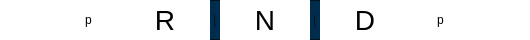
<?xml version="1.0" encoding="UTF-8"?>
<ui version="4.0">
 <class>gearProWidget</class>
 <widget class="QWidget" name="gearProWidget">
  <property name="geometry">
   <rect>
    <x>0</x>
    <y>0</y>
    <width>530</width>
    <height>40</height>
   </rect>
  </property>
  <property name="windowTitle">
   <string>Form</string>
  </property>
  <property name="styleSheet">
   <string notr="true">QWidget#gearProWidget{
	background-color: transparent;
}</string>
  </property>
  <layout class="QHBoxLayout" name="horizontalLayout">
   <property name="spacing">
    <number>0</number>
   </property>
   <property name="leftMargin">
    <number>0</number>
   </property>
   <property name="topMargin">
    <number>0</number>
   </property>
   <property name="rightMargin">
    <number>0</number>
   </property>
   <property name="bottomMargin">
    <number>0</number>
   </property>
   <item>
    <spacer name="horizontalSpacer_3">
     <property name="orientation">
      <enum>Qt::Horizontal</enum>
     </property>
     <property name="sizeHint" stdset="0">
      <size>
       <width>90</width>
       <height>20</height>
      </size>
     </property>
    </spacer>
   </item>
   <item>
    <widget class="QLabel" name="brake1">
     <property name="text">
      <string>p</string>
     </property>
    </widget>
   </item>
   <item>
    <spacer name="horizontalSpacer">
     <property name="orientation">
      <enum>Qt::Horizontal</enum>
     </property>
     <property name="sizeType">
      <enum>QSizePolicy::Fixed</enum>
     </property>
     <property name="sizeHint" stdset="0">
      <size>
       <width>28</width>
       <height>20</height>
      </size>
     </property>
    </spacer>
   </item>
   <item>
    <widget class="QLabel" name="gear_R">
     <property name="minimumSize">
      <size>
       <width>90</width>
       <height>40</height>
      </size>
     </property>
     <property name="maximumSize">
      <size>
       <width>90</width>
       <height>40</height>
      </size>
     </property>
     <property name="font">
      <font>
       <pointsize>21</pointsize>
      </font>
     </property>
     <property name="styleSheet">
      <string notr="true"/>
     </property>
     <property name="text">
      <string>R</string>
     </property>
     <property name="alignment">
      <set>Qt::AlignCenter</set>
     </property>
    </widget>
   </item>
   <item>
    <widget class="QLabel" name="lineSpace1">
     <property name="styleSheet">
      <string notr="true">color: rgb(0,18,31);
background-color: rgb(0, 44, 77);
border-top:1px solid rgb(0,18,31);
border-bottom:1px solid rgb(0,18,31);
</string>
     </property>
     <property name="text">
      <string>|</string>
     </property>
    </widget>
   </item>
   <item>
    <widget class="QLabel" name="gear_N">
     <property name="minimumSize">
      <size>
       <width>90</width>
       <height>40</height>
      </size>
     </property>
     <property name="maximumSize">
      <size>
       <width>90</width>
       <height>40</height>
      </size>
     </property>
     <property name="font">
      <font>
       <pointsize>21</pointsize>
      </font>
     </property>
     <property name="styleSheet">
      <string notr="true"/>
     </property>
     <property name="text">
      <string>N</string>
     </property>
     <property name="alignment">
      <set>Qt::AlignCenter</set>
     </property>
    </widget>
   </item>
   <item>
    <widget class="QLabel" name="lineSpace2">
     <property name="styleSheet">
      <string notr="true">color: rgb(0,18,31);
background-color: rgb(0, 44, 77);
border-top:1px solid rgb(0,18,31);
border-bottom:1px solid rgb(0,18,31);
</string>
     </property>
     <property name="text">
      <string>|</string>
     </property>
    </widget>
   </item>
   <item>
    <widget class="QLabel" name="gear_D">
     <property name="minimumSize">
      <size>
       <width>90</width>
       <height>40</height>
      </size>
     </property>
     <property name="maximumSize">
      <size>
       <width>90</width>
       <height>40</height>
      </size>
     </property>
     <property name="font">
      <font>
       <pointsize>21</pointsize>
      </font>
     </property>
     <property name="styleSheet">
      <string notr="true"/>
     </property>
     <property name="text">
      <string>D</string>
     </property>
     <property name="alignment">
      <set>Qt::AlignCenter</set>
     </property>
    </widget>
   </item>
   <item>
    <spacer name="horizontalSpacer_2">
     <property name="orientation">
      <enum>Qt::Horizontal</enum>
     </property>
     <property name="sizeType">
      <enum>QSizePolicy::Fixed</enum>
     </property>
     <property name="sizeHint" stdset="0">
      <size>
       <width>27</width>
       <height>20</height>
      </size>
     </property>
    </spacer>
   </item>
   <item>
    <widget class="QLabel" name="brake2">
     <property name="text">
      <string>p</string>
     </property>
    </widget>
   </item>
   <item>
    <spacer name="horizontalSpacer_4">
     <property name="orientation">
      <enum>Qt::Horizontal</enum>
     </property>
     <property name="sizeHint" stdset="0">
      <size>
       <width>90</width>
       <height>20</height>
      </size>
     </property>
    </spacer>
   </item>
  </layout>
 </widget>
 <resources/>
 <connections/>
</ui>
